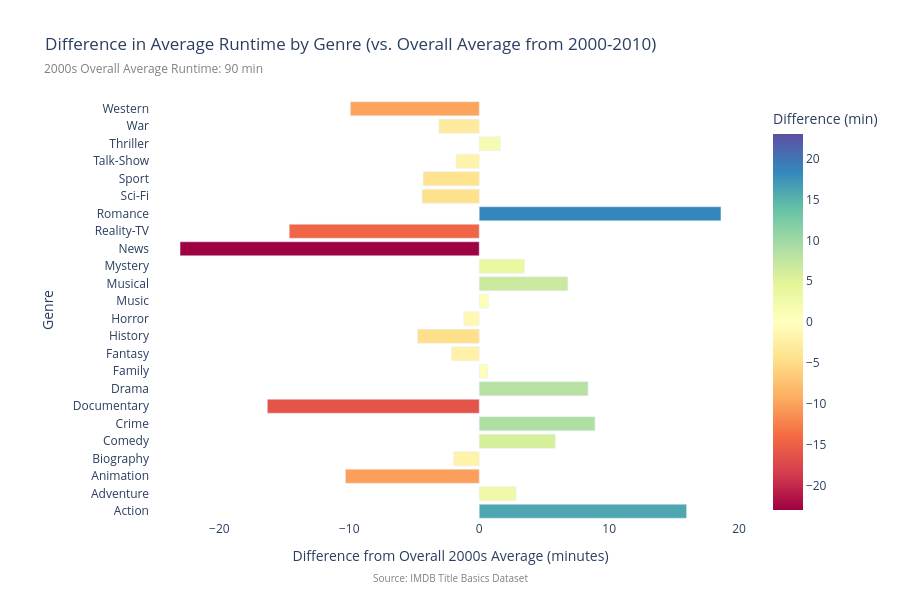

The notebook cell saved with this chart:
### Code cell
fig = px.bar(
    grouped_2000_df, 
    x='diff', 
    y='genre_1',
    orientation='h',
    color='diff',
    color_continuous_scale=px.colors.diverging.Spectral,
    color_continuous_midpoint=0,
    title='Difference in Average Runtime by Genre (vs. Overall Average from 2000-2010)',
    custom_data=['runtimeMinutes'],
    width = 700
)

fig.update_traces(
    hovertemplate=(
        'Genre: %{y}<br>'
        'Difference: %{x:.2f} min<br>'
        'Avg Runtime: %{customdata[0]:.2f} min'
    )
)

fig.update_layout(
    xaxis_title='Difference from Overall 2000s Average (minutes)',
    yaxis_title='Genre',
    coloraxis_colorbar=dict(title='Difference (min)'),
    margin=dict(l=150),
    height=600,
    width = 900,
    plot_bgcolor='white',
    annotations=[
        dict(
            text="2000s Overall Average Runtime: 90 min",
            xref="paper", yref="paper",
            x=-0.18, y=1.10,
            showarrow=False,
            font=dict(size=12),
            font_color='grey'
        ),
        dict(
            text="Source: IMDB Title Basics Dataset",
            xref="paper", yref="paper",
            x=0.5, y=-0.16,
            showarrow=False,
            font=dict(size=10),
            font_color='grey'
        ),
    ]
)

fig.show()

### Figure 1 — Plotly figure (JSON) as saved in the notebook; plotly's stock layout.template omitted (floating-point values rounded to 4 significant figures)
{"data": [{"customdata": [[105.7], [92.61], [79.48], [87.81], [95.63], [98.68], [73.47], [98.15], [90.42], [87.64], [85.03], [88.59], [90.48], [96.59], [93.25], [66.75], [75.15], [108.4], [85.38], [85.46], [88.0], [91.39], [86.68], [79.86]], "hovertemplate": "Genre: %{y}<br>Difference: %{x:.2f} min<br>Avg Runtime: %{customdata[0]:.2f} min", "legendgroup": "", "marker": {"color": [15.96, 2.836, -10.29, -1.963, 5.851, 8.908, -16.31, 8.375, 0.6446, -2.131, -4.742, -1.189, 0.7077, 6.818, 3.479, -23.03, -14.62, 18.6, -4.395, -4.31, -1.775, 1.614, -3.095, -9.918], "coloraxis": "coloraxis", "pattern": {"shape": ""}}, "name": "", "orientation": "h", "showlegend": false, "textposition": "auto", "type": "bar", "x": [15.96, 2.836, -10.29, -1.963, 5.851, 8.908, -16.31, 8.375, 0.6446, -2.131, -4.742, -1.189, 0.7077, 6.818, 3.479, -23.03, -14.62, 18.6, -4.395, -4.31, -1.775, 1.614, -3.095, -9.918], "xaxis": "x", "y": ["Action", "Adventure", "Animation", "Biography", "Comedy", "Crime", "Documentary", "Drama", "Family", "Fantasy", "History", "Horror", "Music", "Musical", "Mystery", "News", "Reality-TV", "Romance", "Sci-Fi", "Sport", "Talk-Show", "Thriller", "War", "Western"], "yaxis": "y"}], "layout": {"annotations": [{"font": {"color": "grey", "size": 12}, "showarrow": false, "text": "2000s Overall Average Runtime: 90 min", "x": -0.18, "xref": "paper", "y": 1.1, "yref": "paper"}, {"font": {"color": "grey", "size": 10}, "showarrow": false, "text": "Source: IMDB Title Basics Dataset", "x": 0.5, "xref": "paper", "y": -0.16, "yref": "paper"}], "barmode": "relative", "coloraxis": {"cmid": 0, "colorbar": {"title": {"text": "Difference (min)"}}, "colorscale": [[0, "rgb(158,1,66)"], [0.1, "rgb(213,62,79)"], [0.2, "rgb(244,109,67)"], [0.3, "rgb(253,174,97)"], [0.4, "rgb(254,224,139)"], [0.5, "rgb(255,255,191)"], [0.6, "rgb(230,245,152)"], [0.7, "rgb(171,221,164)"], [0.8, "rgb(102,194,165)"], [0.9, "rgb(50,136,189)"], [1, "rgb(94,79,162)"]]}, "height": 600, "legend": {"tracegroupgap": 0}, "margin": {"l": 150}, "plot_bgcolor": "white", "title": {"text": "Difference in Average Runtime by Genre (vs. Overall Average from 2000-2010)"}, "width": 900, "xaxis": {"anchor": "y", "domain": [0, 1], "title": {"text": "Difference from Overall 2000s Average (minutes)"}}, "yaxis": {"anchor": "x", "domain": [0, 1], "title": {"text": "Genre"}}}}
